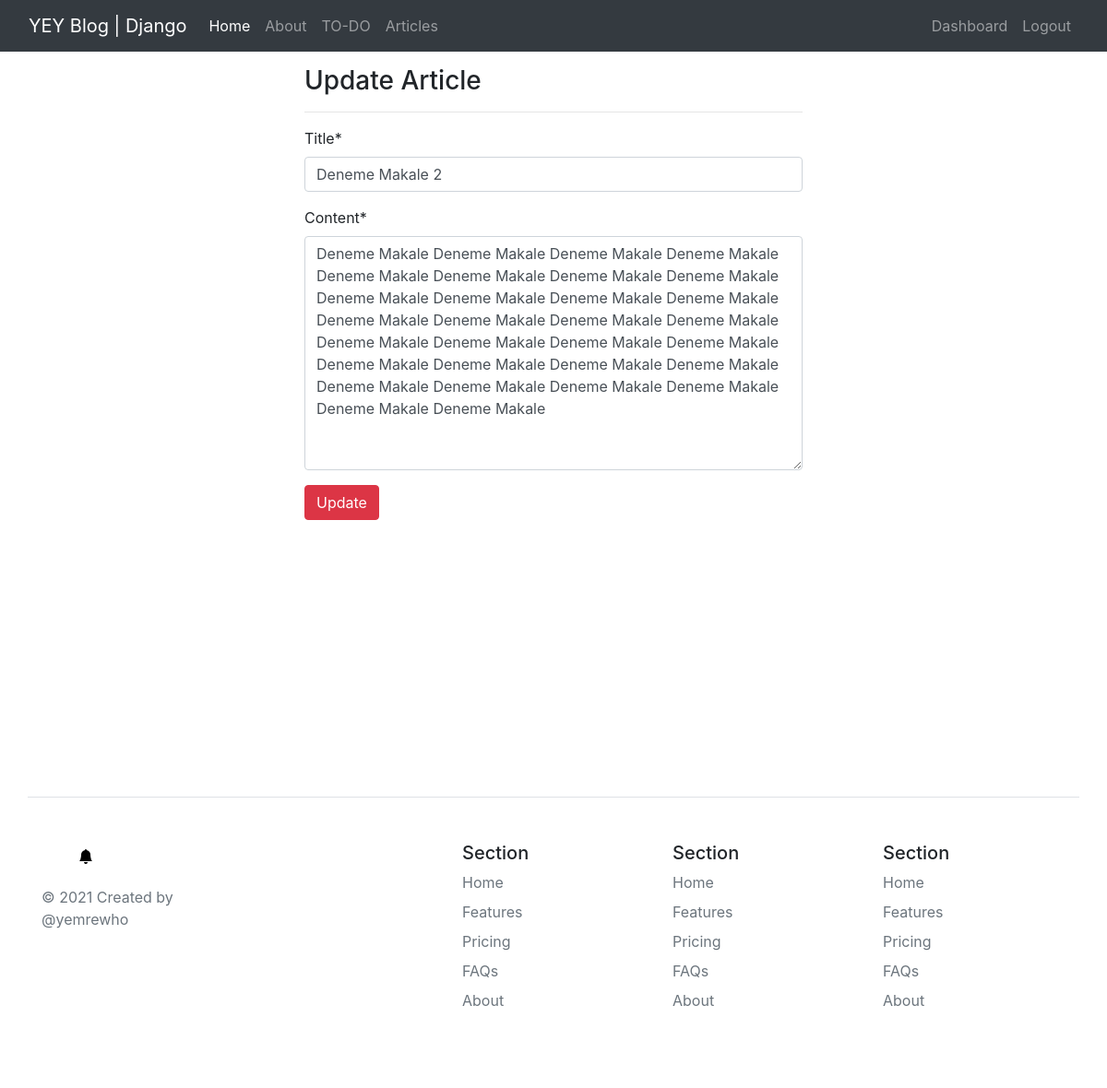
Page /articles/update/7 (signed in) on the committed database.
### article/models.py (models this page shows, shortened)
class Article(models.Model):
    author = models.ForeignKey("auth.User",on_delete=models.CASCADE)
    title = models.CharField(max_length=50)
    content = models.TextField()
    date = models.DateTimeField(auto_now_add=True)
    class Meta:
        ordering = ['-date']

### article/views.py (the view)
# urls.py: path('update/<int:id>',views.updateArticle,name="update"),
@login_required(login_url="login")
def updateArticle(request,id):
    myarticle = get_object_or_404(Article,id=id)
    form = articleForm(request.POST or None, instance=myarticle)
    if form.is_valid():
        myarticle = form.save(commit=False)
        myarticle.author = request.user
        myarticle.save()
        messages.success(request, "Article has updated successfully!")
        return redirect("article:dashboard")
    context = {
        "form": form
    }
    return render(request,"article/update.html",context)

### article/forms.py
class articleForm(forms.ModelForm): # article inputa göre dinamik alan oluşturuluyor.
    class Meta:
        model = Article
        fields = ["title","content"]

### templates/article/update.html (shortened to what this page needs)
{% extends 'layout.html' %}
{% load crispy_forms_tags %}
{% block body %}
    <div class="row">
        <div class="col-md-6 offset-md-3"><h3>Update Article</h3>
            <hr>
            <form method="post">
                {{ form|crispy }}
                <button type="submit" class="btn btn-danger">Update</button>
            </form>
        </div>
    </div>
{% endblock %}

### rows in the picture
Article: title "Deneme Makale 2", content "Deneme Makale Deneme Makale Deneme Makale Deneme Makale Deneme Makale Deneme Makale Deneme Makale Deneme Makale Deneme Makale Deneme Makale Deneme Makale Deneme Makale Deneme Makale Deneme Makale Deneme Makale Deneme Makale Deneme Makale Deneme Makale Deneme Makale Deneme Makale Deneme Makale Deneme Makale Deneme Makale Deneme Makale Deneme Makale Deneme Makale Deneme Makale Deneme Makale Deneme Makale Deneme Makale"
